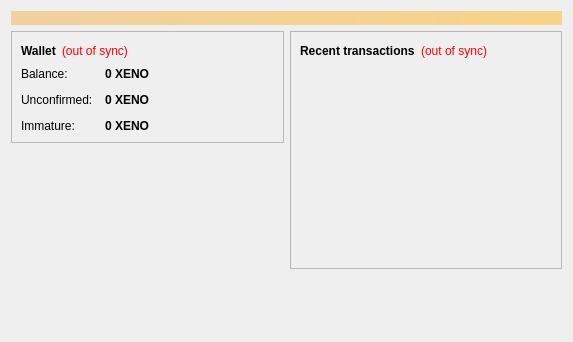
<?xml version="1.0" encoding="UTF-8"?>
<ui version="4.0">
 <class>OverviewPage</class>
 <widget class="QWidget" name="OverviewPage">
  <property name="geometry">
   <rect>
    <x>0</x>
    <y>0</y>
    <width>573</width>
    <height>342</height>
   </rect>
  </property>
  <property name="windowTitle">
   <string>Form</string>
  </property>
  <layout class="QVBoxLayout" name="topLayout">
   <item>
    <widget class="QLabel" name="labelAlerts">
     <property name="visible">
      <bool>false</bool>
     </property>
     <property name="styleSheet">
      <string notr="true">background-color: qlineargradient(x1: 0, y1: 0, x2: 1, y2: 0, stop:0 #F0D0A0, stop:1 #F8D488); color:#000000;</string>
     </property>
     <property name="wordWrap">
      <bool>true</bool>
     </property>
     <property name="margin">
      <number>3</number>
     </property>
    </widget>
   </item>
   <item>
    <layout class="QHBoxLayout" name="horizontalLayout" stretch="1,1">
     <item>
      <layout class="QVBoxLayout" name="verticalLayout_2">
       <item>
        <widget class="QFrame" name="frame">
         <property name="frameShape">
          <enum>QFrame::StyledPanel</enum>
         </property>
         <property name="frameShadow">
          <enum>QFrame::Raised</enum>
         </property>
         <layout class="QVBoxLayout" name="verticalLayout_4">
          <item>
           <layout class="QHBoxLayout" name="horizontalLayout_4">
            <item>
             <widget class="QLabel" name="label_5">
              <property name="font">
               <font>
                <weight>75</weight>
                <bold>true</bold>
               </font>
              </property>
              <property name="text">
               <string>Wallet</string>
              </property>
             </widget>
            </item>
            <item>
             <widget class="QLabel" name="labelWalletStatus">
              <property name="toolTip">
               <string>The displayed information may be out of date. Your wallet automatically synchronizes with the XenoverseCoin network after a connection is established, but this process has not completed yet.</string>
              </property>
              <property name="styleSheet">
               <string notr="true">QLabel { color: red; }</string>
              </property>
              <property name="text">
               <string notr="true">(out of sync)</string>
              </property>
              <property name="alignment">
               <set>Qt::AlignLeading|Qt::AlignLeft|Qt::AlignVCenter</set>
              </property>
             </widget>
            </item>
            <item>
             <spacer name="horizontalSpacer_2">
              <property name="orientation">
               <enum>Qt::Horizontal</enum>
              </property>
              <property name="sizeHint" stdset="0">
               <size>
                <width>40</width>
                <height>20</height>
               </size>
              </property>
             </spacer>
            </item>
           </layout>
          </item>
          <item>
           <layout class="QFormLayout" name="formLayout_2">
            <property name="fieldGrowthPolicy">
             <enum>QFormLayout::AllNonFixedFieldsGrow</enum>
            </property>
            <property name="horizontalSpacing">
             <number>12</number>
            </property>
            <property name="verticalSpacing">
             <number>12</number>
            </property>
            <item row="0" column="0">
             <widget class="QLabel" name="label">
              <property name="text">
               <string>Balance:</string>
              </property>
             </widget>
            </item>
            <item row="0" column="1">
             <widget class="QLabel" name="labelBalance">
              <property name="font">
               <font>
                <weight>75</weight>
                <bold>true</bold>
               </font>
              </property>
              <property name="cursor">
               <cursorShape>IBeamCursor</cursorShape>
              </property>
              <property name="toolTip">
               <string>Your current balance</string>
              </property>
              <property name="text">
               <string notr="true">0 XENO</string>
              </property>
              <property name="textInteractionFlags">
               <set>Qt::LinksAccessibleByMouse|Qt::TextSelectableByKeyboard|Qt::TextSelectableByMouse</set>
              </property>
             </widget>
            </item>
            <item row="1" column="0">
             <widget class="QLabel" name="label_3">
              <property name="text">
               <string>Unconfirmed:</string>
              </property>
             </widget>
            </item>
            <item row="1" column="1">
             <widget class="QLabel" name="labelUnconfirmed">
              <property name="font">
               <font>
                <weight>75</weight>
                <bold>true</bold>
               </font>
              </property>
              <property name="cursor">
               <cursorShape>IBeamCursor</cursorShape>
              </property>
              <property name="toolTip">
               <string>Total of transactions that have yet to be confirmed, and do not yet count toward the current balance</string>
              </property>
              <property name="text">
               <string notr="true">0 XENO</string>
              </property>
              <property name="textInteractionFlags">
               <set>Qt::LinksAccessibleByMouse|Qt::TextSelectableByKeyboard|Qt::TextSelectableByMouse</set>
              </property>
             </widget>
            </item>
            <item row="2" column="0">
             <widget class="QLabel" name="labelImmatureText">
              <property name="text">
               <string>Immature:</string>
              </property>
             </widget>
            </item>
            <item row="2" column="1">
             <widget class="QLabel" name="labelImmature">
              <property name="font">
               <font>
                <weight>75</weight>
                <bold>true</bold>
               </font>
              </property>
              <property name="toolTip">
               <string>Mined balance that has not yet matured</string>
              </property>
              <property name="text">
               <string notr="true">0 XENO</string>
              </property>
              <property name="textInteractionFlags">
               <set>Qt::LinksAccessibleByMouse|Qt::TextSelectableByKeyboard|Qt::TextSelectableByMouse</set>
              </property>
             </widget>
            </item>
           </layout>
          </item>
         </layout>
        </widget>
       </item>
       <item>
        <spacer name="verticalSpacer">
         <property name="orientation">
          <enum>Qt::Vertical</enum>
         </property>
         <property name="sizeHint" stdset="0">
          <size>
           <width>20</width>
           <height>40</height>
          </size>
         </property>
        </spacer>
       </item>
      </layout>
     </item>
     <item>
      <layout class="QVBoxLayout" name="verticalLayout_3">
       <item>
        <widget class="QFrame" name="frame_2">
         <property name="frameShape">
          <enum>QFrame::StyledPanel</enum>
         </property>
         <property name="frameShadow">
          <enum>QFrame::Raised</enum>
         </property>
         <layout class="QVBoxLayout" name="verticalLayout">
          <item>
           <layout class="QHBoxLayout" name="horizontalLayout_2">
            <item>
             <widget class="QLabel" name="label_4">
              <property name="text">
               <string>&lt;b&gt;Recent transactions&lt;/b&gt;</string>
              </property>
             </widget>
            </item>
            <item>
             <widget class="QLabel" name="labelTransactionsStatus">
              <property name="toolTip">
               <string>The displayed information may be out of date. Your wallet automatically synchronizes with the XenoverseCoin network after a connection is established, but this process has not completed yet.</string>
              </property>
              <property name="styleSheet">
               <string notr="true">QLabel { color: red; }</string>
              </property>
              <property name="text">
               <string notr="true">(out of sync)</string>
              </property>
              <property name="alignment">
               <set>Qt::AlignRight|Qt::AlignTrailing|Qt::AlignVCenter</set>
              </property>
             </widget>
            </item>
            <item>
             <spacer name="horizontalSpacer">
              <property name="orientation">
               <enum>Qt::Horizontal</enum>
              </property>
              <property name="sizeHint" stdset="0">
               <size>
                <width>40</width>
                <height>20</height>
               </size>
              </property>
             </spacer>
            </item>
           </layout>
          </item>
          <item>
           <widget class="QListView" name="listTransactions">
            <property name="styleSheet">
             <string notr="true">QListView { background: transparent; }</string>
            </property>
            <property name="frameShape">
             <enum>QFrame::NoFrame</enum>
            </property>
            <property name="verticalScrollBarPolicy">
             <enum>Qt::ScrollBarAlwaysOff</enum>
            </property>
            <property name="horizontalScrollBarPolicy">
             <enum>Qt::ScrollBarAlwaysOff</enum>
            </property>
            <property name="selectionMode">
             <enum>QAbstractItemView::NoSelection</enum>
            </property>
           </widget>
          </item>
         </layout>
        </widget>
       </item>
       <item>
        <spacer name="verticalSpacer_2">
         <property name="orientation">
          <enum>Qt::Vertical</enum>
         </property>
         <property name="sizeHint" stdset="0">
          <size>
           <width>20</width>
           <height>40</height>
          </size>
         </property>
        </spacer>
       </item>
      </layout>
     </item>
    </layout>
   </item>
  </layout>
 </widget>
 <resources/>
 <connections/>
</ui>
